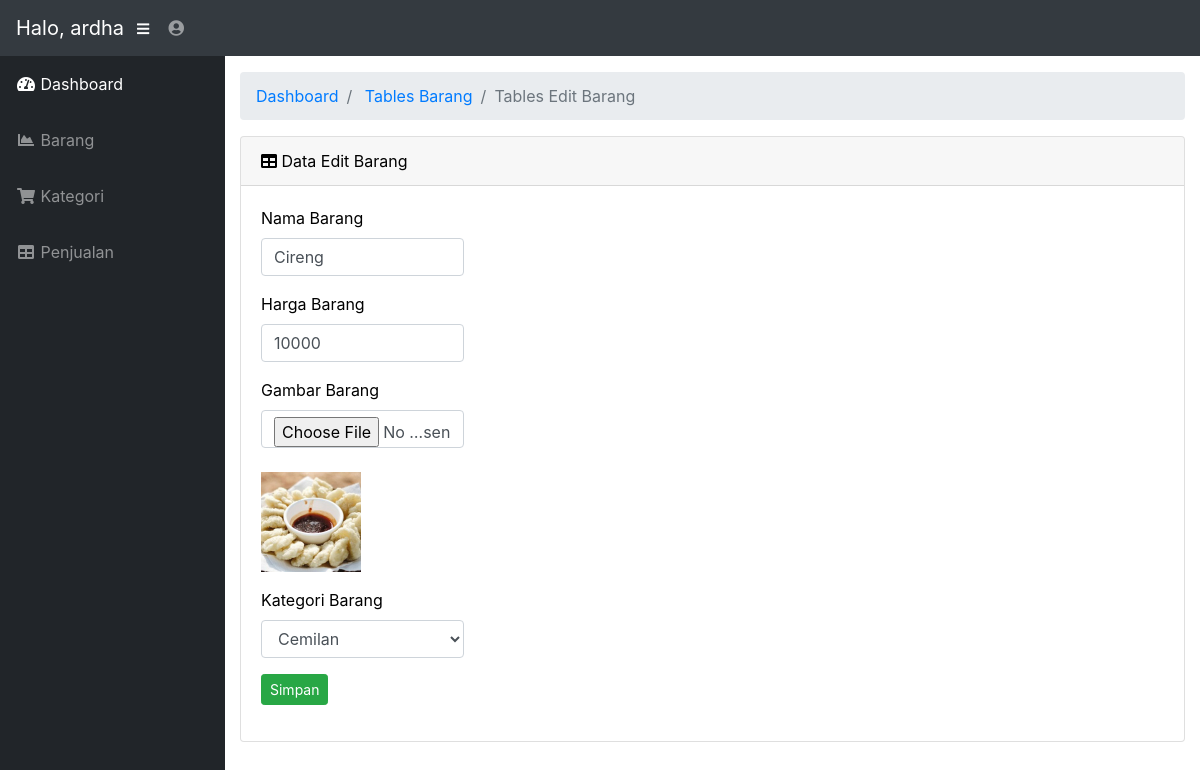
Screenshot of /admin/barang_edit.php?id=6 (signed in) with the database file from the repository.
### tables this page shows
CREATE TABLE `barang` (
  `id_barang` int(5) NOT NULL,
  `nama_barang` varchar(100) NOT NULL,
  `gambar_barang` varchar(200) NOT NULL,
  `harga_barang` int(10) NOT NULL,
  `id_kategori` int(5) NOT NULL
);

### admin/barang_edit.php (the view, shortened to what this page needs)
<?php
    require"includes/header.php";
    $id = $_GET['id'];
    $Qbarang = mysqli_query ($conn, "select * from barang where id_barang = '$id'");
    $barang = mysqli_fetch_assoc($Qbarang);
?>
    <div class="container-fluid">
                <ol class="breadcrumb">
                    <li class="breadcrumb-item">
                        <a href="<?=BASE_URL;?>/admin/index.php">Dashboard</a>
                    </li>
                    <li class="breadcrumb-item">
                        <a href="<?=BASE_URL;?>/admin/barang.php">Tables Barang</a>
                    </li>
                    <li class="breadcrumb-item active">Tables Edit Barang</li>
                </ol>
                <div class="card mb-3">
                    <div class="card-header" style="color:black">
                        <i class="fas fa-table"></i> Data Edit Barang</div>
                    <div class="card-body">
                        <form method="post" action="" enctype="multipart/form-data" style="color:black">
                            <div class="row">
                                <div class="col-md-3">
                                    <div class="form-group">
                                        <label>Nama Barang</label>
                                        <input type="text" name="nama" value="<?=$barang['nama_barang'];?>" class="form-control" placeholder="Nama Barang" required>
                                    </div>
                                    <div class="form-group">
                                        <label>Harga Barang</label>
                                        <input type="number" name="harga" value="<?=$barang['harga_barang'];?>" class="form-control" placeholder="Harga Barang" required>
                                    </div>
                                    <div class="form-group">
                                        <label>Gambar Barang</label>
                                        <input type="file" name="gambar" class="form-control"> <br>
                                        <img src="<?=BASE_URL;?>assets/barang/<?=$barang['gambar_barang'];?> "width="100" height="100">
                                    </div>
                                    <div class="form-group">
                                        <label>Kategori Barang</label>
                                        <select name="kategori" class="form-control" required>
                                            <?php
                                                $Qkategori = mysqli_query($conn, "SELECT * FROM kategori");
                                                $kategori = mysqli_fetch_assoc($Qkategori);
                                                do {
                                                    $select = "";
                                                    if($barang['id_kategori'] == $kategori['id_kategori']) {
                                                        $select = "selected";
                                                    }
                                            ?>
                                                <option value="<?=$kategori['id_kategori'];?>" <?=$select;?>><?=$kategori['nama_kategori'];?></option>
                                            <?php
                                                }while($kategori = mysqli_fetch_assoc($Qkategori))
                                            ?>
                                        </select>
                                    </div>
                                    <div class="form-group">
                                        <input type="submit" name="update" value="Simpan" class="btn btn-sm btn-success">
                                    </div>
                                </div>
                            </div>
                        </form>
                    </div>
                </div>
            </div>
        </div>
    </div>
</body>
</html>

### rows the page displays
barang: nama "Cireng", harga "10000", gambar_barang (picture)

### other values shown
$_SESSION['user_user'] "ardha"
form field kategori "Cemilan"
